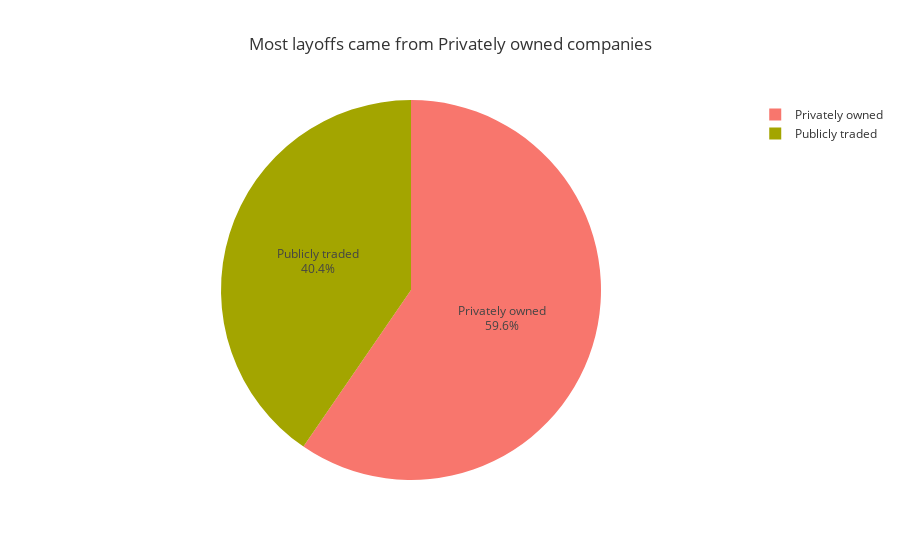

The notebook cell this image was saved under:
### Code cell
df['status'] = ['Publicly traded' if x =='IPO' else 'Privately owned' for x in df['stage']]
# Pie plot
status = pd.pivot_table(df, 
                            index='status', 
                            values='total_laid_off', 
                            aggfunc='sum').sort_values('total_laid_off',ascending=False).reset_index()
fig = px.pie(status.sort_values('total_laid_off', ascending=True), 
       values='total_laid_off', 
       names='status',
      title=f"Most layoffs came from {str(status['status'].head(1)[0])} companies",
      template='ggplot2')
fig.update_traces(hovertemplate='<b>%{value}</b> employees have been laid off from <b>%{label}</b> companies',
textinfo='label+percent')
fig.show()

### Figure 1 — Plotly figure (JSON) as saved in the notebook; plotly's stock layout.template omitted (floating-point values rounded to 4 significant figures)
{"data": [{"domain": {"x": [0, 1], "y": [0, 1]}, "hovertemplate": "<b>%{value}</b> employees have been laid off from <b>%{label}</b> companies", "labels": ["Publicly traded", "Privately owned"], "legendgroup": "", "name": "", "showlegend": true, "textinfo": "label+percent", "type": "pie", "values": [94801, 139733]}], "layout": {"legend": {"tracegroupgap": 0}, "title": {"text": "Most layoffs came from Privately owned companies"}}}
